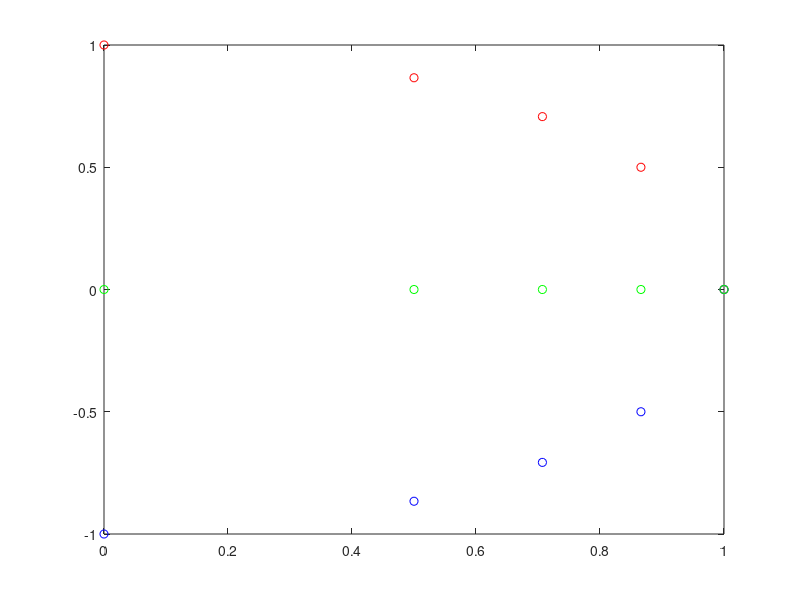

Source code (MATLAB):
 t = [0, pi/6, pi/4, pi/3, pi/2]; 
 plot(exp(1i*t), 'ro'); 
 hold on;
 
 plot(exp(-1i*t), 'bo'); 
 hold on;
 
 res = (exp(1i*t)+exp(-1i*t))/2;
 
 plot(real(res), imag(res), 'go'); 
 